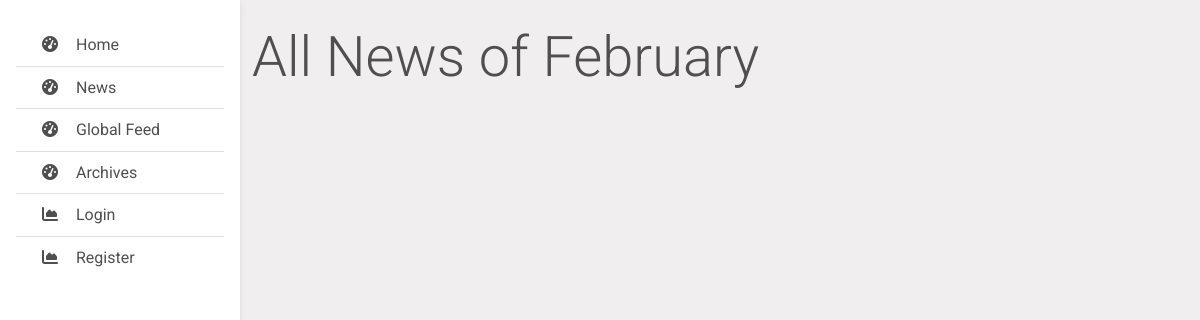
The app's page /news, older data.
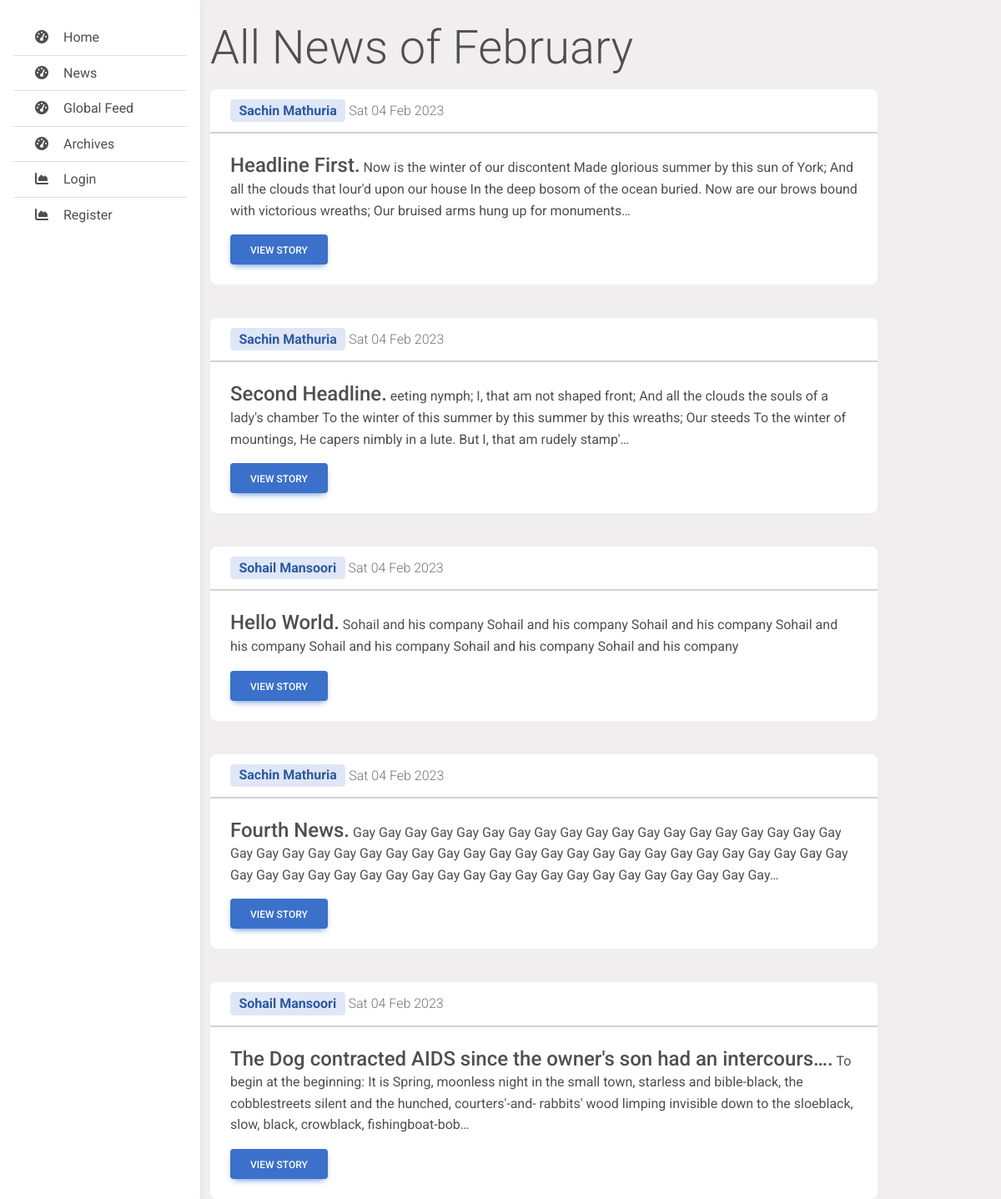
The same page, newer data.
### news/models.py (models this page shows, shortened)
class News(models.Model):
    news_id = models.CharField(max_length=50, primary_key=True, default=uuid.uuid4, editable=False)
    posted_by = models.ForeignKey(User, on_delete=models.CASCADE)
    headline = models.CharField(max_length=100)
    content = models.TextField()
    posted_date = models.DateTimeField(auto_now_add=True)
    is_approved = models.BooleanField(default=False)
    approved_by = models.ForeignKey(User, on_delete=models.CASCADE, null=True, blank=True, default=None, related_name='approved_by_name')
    department = models.CharField(max_length=30, choices=User.Departments.choices, default=User.Departments.NO_DEPARTMENT)
    link_to_banner = models.URLField(max_length=255, null=True, blank=True, default=None)

### user_models/models.py (models this page shows)
class User(AbstractUser):
    class Designations(models.TextChoices):
        STUDENT = ('STUDENT', 'Student')
        FACULTY = ('FACULTY', 'Faculty')
    class Departments(models.TextChoices):
        NO_DEPARTMENT = ('NO_DEPARTMENT', '-------------')
        B_TECH = ('B_TECH', 'B.Tech')
        M_TECH = ('M_TECH', 'M.Tech')
        BCA = ('BCA', 'BCA')
        BSC_IT = ('BSC_IT', 'Bsc.IT')
        MCA = ('MCA', 'MCA')
        MSC_IT = ('MSC_IT', 'MSc.IT')
        ARTS = ('ARTS', 'Arts')
        BBA = ('BBA', 'BBA')
        MBA = ('MBA', 'MBA')
        LAW = ('LAW', 'Law')
        MBBS = ('MBBS', 'MBBS')
        ARCHITECTURE = ('ARCHITECTURE', 'Architecture')
        DIPLOMA = ('DIPLOMA', 'Diploma')
    designation = models.CharField(max_length=30, choices=Designations.choices)
    department = models.CharField(max_length=30, choices=Departments.choices, default=Departments.NO_DEPARTMENT)
    is_elevated = models.BooleanField(default=False)

### news/views.py (the view)
# urls.py: path('', include('news.urls')),
def news(request):
    months = ['zero','January','February','March','April','May','June','July','August','September','October','November','December']
    today = datetime.date.today()
    all_news = News.objects.all().filter(
        posted_date__year=today.year,
        posted_date__month=today.month
    )
    context = {
        'all_news': all_news,
        'current_month': months[today.month]
    }
    return render(request, 'news/news.html', context)

### templates/news/news.html (shortened to what this page needs)
{% extends 'base_templates/base.html' %}
{% block navbar %}
    {% if request.user.is_authenticated %}
        {% include 'base_templates/navbar_loggedin.html' %}
    {% else %}
        {% include 'base_templates/navbar_notloggedin.html' %}
    {% endif %}
{% endblock %}
{% block body %}
    <div class="display-4">
       All News of {{current_month}}
    </div>
    <div class="row row-cols-1 row-cols-md-1 w-24 g-4">
    {% for news in all_news %}
        <div class="col">
            <div class="card mt-3 shadow-0 bg-white" style="max-width: 50rem;">
                <h6 class="card-header">
                    <div class="text-muted fs-6">
                    <a href="{% url 'user_profile' news.posted_by %}" class="badge badge-primary fs-6">{{news.posted_by.first_name | capfirst}} {{news.posted_by.last_name | capfirst}} </a>
                     <span class="lead fs-6">{{news.posted_date | date:"D d M Y"}}  </span></div>
                </h6>
                <div class="card-body">
                    <p class="card-text">
                <span class="card-title h4">{{news.headline | truncatechars:64}}.</span>
                {{news.content|truncatechars:256}}</p>
                <a href="{% url 'view_news' news.news_id %}" class="btn btn-primary">View Story</a>
                </div>
            </div>
        </div>
        {% endfor %}
    </div>
{% endblock %}

Row changes from the older to the newer data that the page shows:
added News: posted_by.first_name "Sachin", posted_by.last_name "Mathuria", posted_date "Sat 04 Feb 2023", headline "Headline First", content "Now is the winter of our discontent Made glorious summer by this sun of York; And all the clouds that lour'd upon our house In the deep bosom of the ocean buried. Now are our brows bound with victorious wreaths; Our bruised arms hung up for monuments…"
added News: posted_by.first_name "Sachin", posted_by.last_name "Mathuria", posted_date "Sat 04 Feb 2023", headline "Second Headline", content "eeting nymph; I, that am not shaped front; And all the clouds the souls of a lady's chamber To the winter of this summer by this summer by this wreaths; Our steeds To the winter of mountings, He capers nimbly in a lute. But I, that am rudely stamp'…"
added News: posted_by.first_name "Sohail", posted_by.last_name "Mansoori", posted_date "Sat 04 Feb 2023", headline "Hello World", content "Sohail and his company Sohail and his company Sohail and his company Sohail and his company Sohail and his company Sohail and his company Sohail and his company"
added News: posted_by.first_name "Sachin", posted_by.last_name "Mathuria", posted_date "Sat 04 Feb 2023", headline "Fourth News", content "Gay Gay Gay Gay Gay Gay Gay Gay Gay Gay Gay Gay Gay Gay Gay Gay Gay Gay Gay Gay Gay Gay Gay Gay Gay Gay Gay Gay Gay Gay Gay Gay Gay Gay Gay Gay Gay Gay Gay Gay Gay Gay Gay Gay Gay Gay Gay Gay Gay Gay Gay Gay Gay Gay Gay Gay Gay Gay Gay Gay Gay Gay Gay Gay…"
added News: posted_by.first_name "Sohail", posted_by.last_name "Mansoori", posted_date "Sat 04 Feb 2023", headline "The Dog contracted AIDS since the owner's son had an intercours…", content "To begin at the beginning: It is Spring, moonless night in the small town, starless and bible-black, the cobblestreets silent and the hunched, courters'-and- rabbits' wood limping invisible down to the sloeblack, slow, black, crowblack, fishingboat-bob…"
